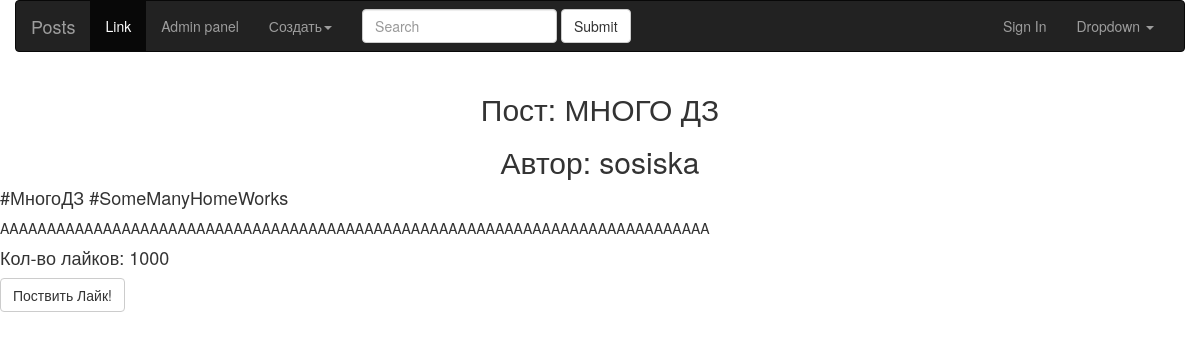
The page /post/AAAAAAAAAAAAAAAAA/ on the database as committed earlier.
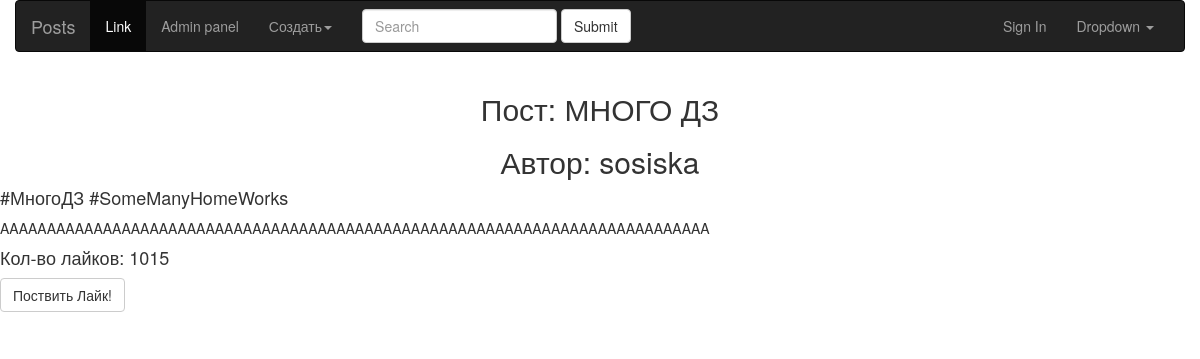
The same page on the database as committed later.
### post/models.py (models this page shows, shortened)
class LikeMixin:
    def like(self):
        self.likes += 1
        if self.likes % 10 == 0 and self.priopity < 100:
            self.priopity += 1                                  #1000 лайков до максимума  ❤999 == 100 priority

class Post(LikeMixin, models.Model):
    author = models.ForeignKey(Author, on_delete=models.CASCADE)
    tags = models.ManyToManyField(Tag)
    title = models.TextField(max_length=128, blank=False)
    slug = models.SlugField(max_length=128, unique=True)
    content = models.TextField(max_length=4096, blank=False)
    priopity = models.PositiveIntegerField(default=2, validators=(MaxValueValidator(100.0), ))
    likes = models.PositiveIntegerField(default=0)

class Author(LikeMixin, models.Model):
    user = models.OneToOneField(User, on_delete=models.CASCADE)
    priopity = models.PositiveIntegerField(default=2, validators=(MaxValueValidator(100.0), ))
    likes = models.PositiveIntegerField(default=0)
    def __str__(self):
        return self.user.username

### post/views.py (the view, shortened to what this page needs)
# urls.py: path('post/<slug:slug>/', PostView.as_view(), name="view"),
class PostView(View):
    def get(self, request, slug):
        post = Post.objects.get(slug=slug)
        tags = post.tags.all()
        comments = Comment.objects.filter(post=post)
        return render(request, 'post/post.html', context= {"post" : post,
            'tags' : tags, 'comments' : comments})

### post/models.py (called while the page is built)
    def __str__(self):
        return self.name

### post/templates/post/post.html (shortened to what this page needs)
{% extends 'base.html' %}
{% block content %}
  <main>
        <div class="row">
            <h2 class="text-center">Пост: {{ post.title }}</h2>
            <h2 class="text-center">Автор: {{ post.author }}</h2>
            <h4>
              <div>
                {% for tag in tags %}
                  {{ tag }}
                {% endfor %}
              </div>
            </h4>
            <div class="content">
                {{ post.content }}
            </div>
            <h4>Кол-во лайков: {{ post.likes }}</h4>
            <form action="" method="POST"> {% csrf_token %}
                <button class="btn btn-default" type="submit">Поствить Лайк!</button>
            </form>
        </div>
    </main>
{% endblock content %}

Rows that differ between the two databases and show on the page:
changed Post "МНОГО ДЗ": likes "1000" → "1015"
